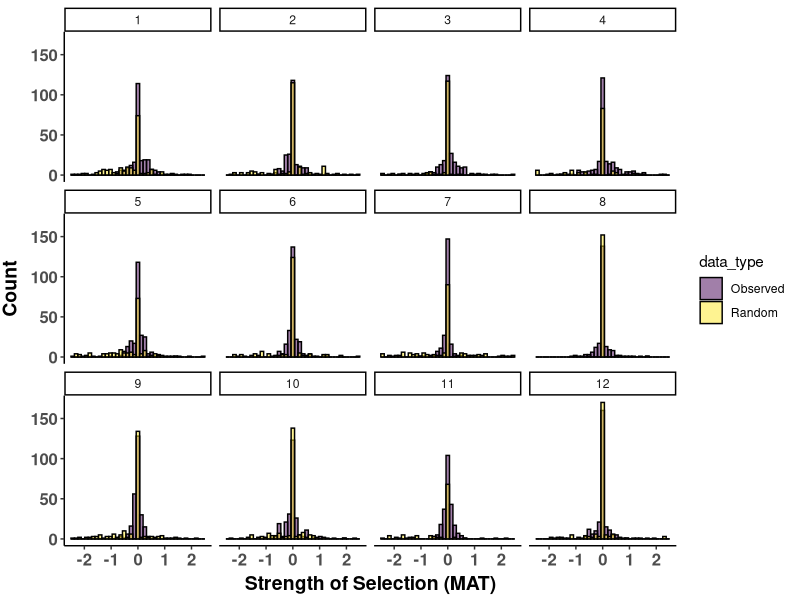
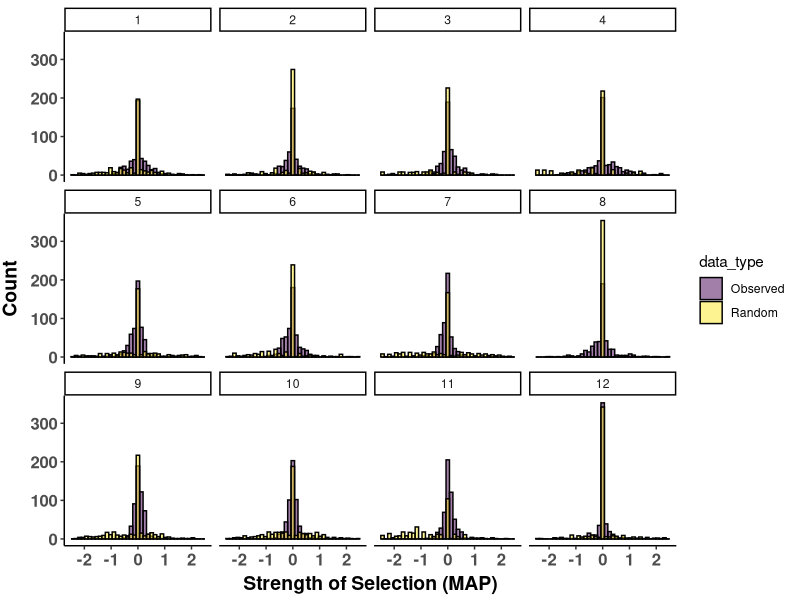
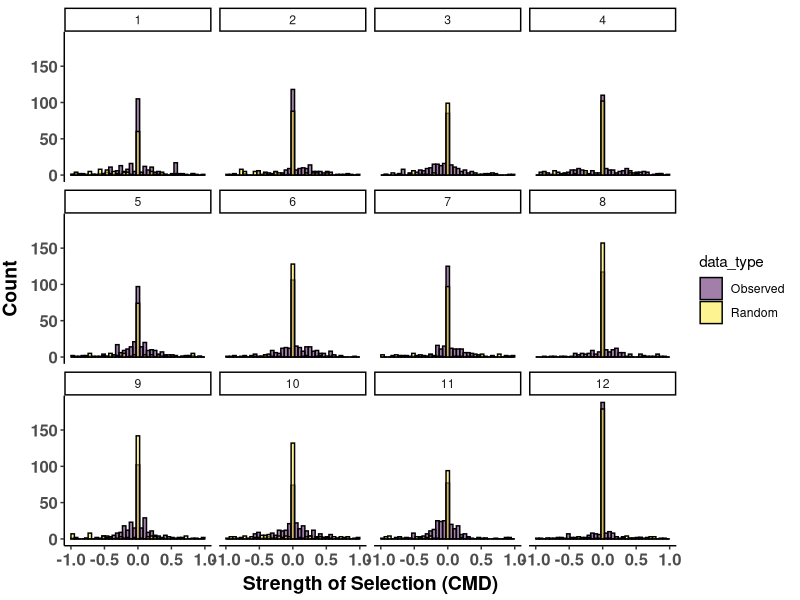
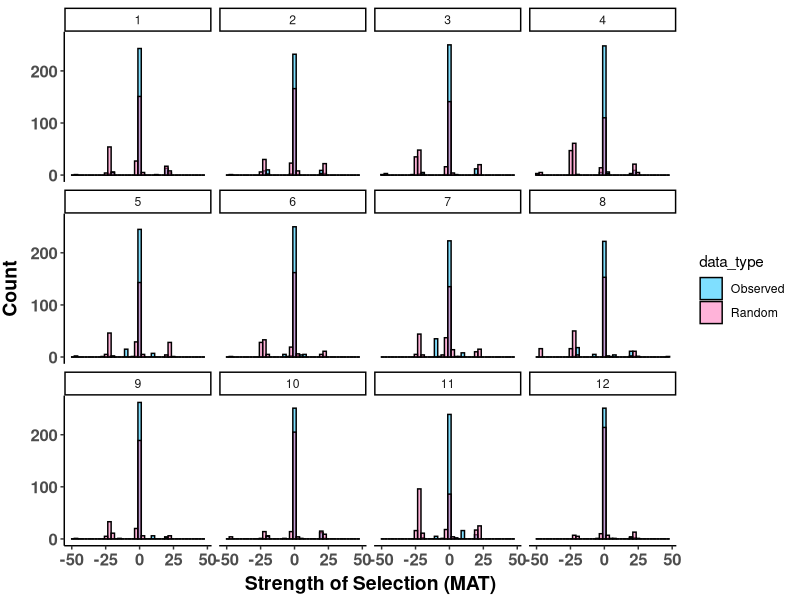
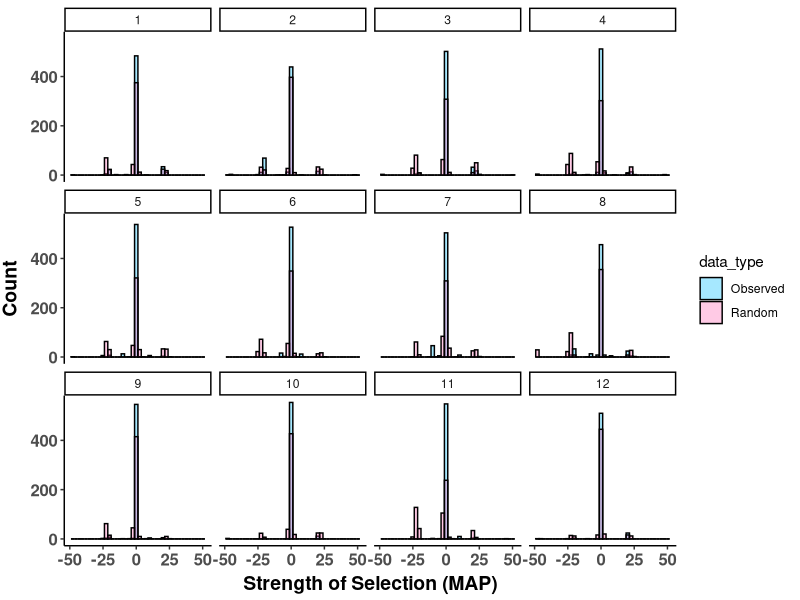
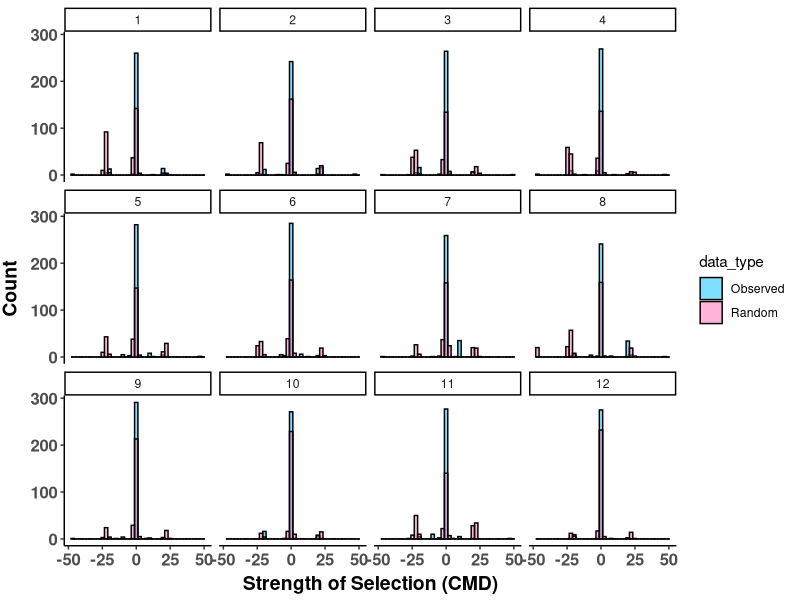
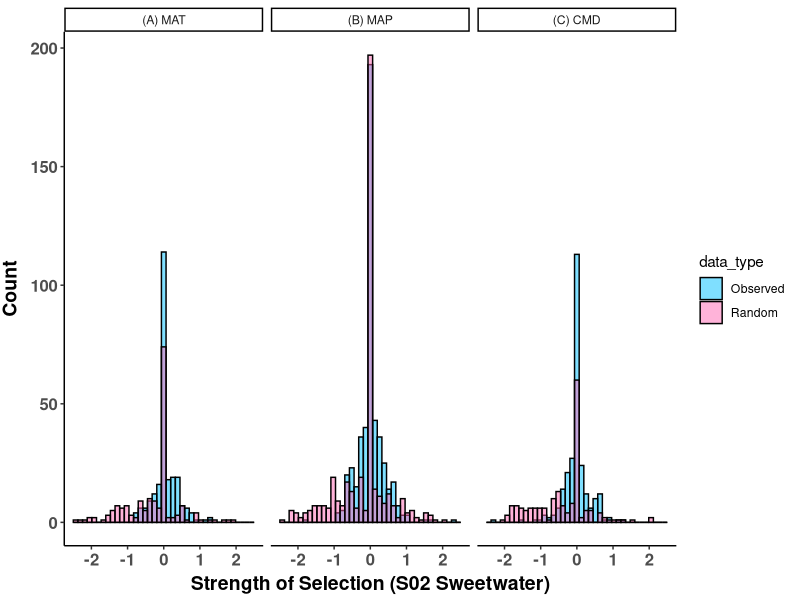
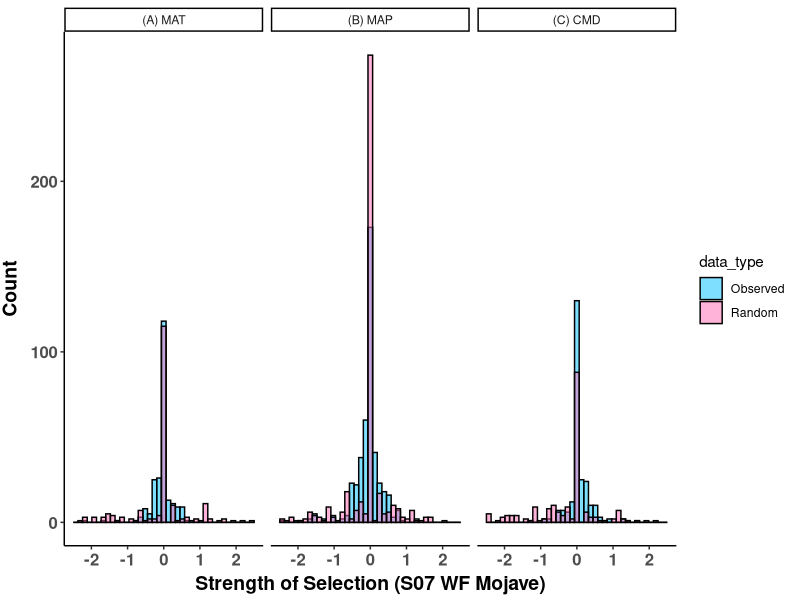

Write the R code that produced these figures, in order. (Note: this script raises an error after producing the figures.)
##################################################################################
## Make SNP slopes histograms
## Author Daniel Anstett
## 
## Currently done just for ENV 1,2 and 5 (MAT, MAP and CMD)
## Last Modified Nov 16, 2021
###################################################################################


###################################################################################
#Import libraries
library(tidyverse)

snp1A_slope <- read_csv("Genomics_scripts/Data/freq_MAT_slope.csv")
snp2A_slope <- read_csv("Genomics_scripts/Data/freq_MAP_slope.csv")
snp5A_slope <- read_csv("Genomics_scripts/Data/freq_CMD_slope.csv")

snp1A_rslope <- read_csv("Genomics_scripts/Data/rand_slope_mat.csv")
snp2A_rslope <- read_csv("Genomics_scripts/Data/rand_slope_map.csv")
snp5A_rslope <- read_csv("Genomics_scripts/Data/rand_slope_cmd.csv")

###################################################################################
#Add Dummy Variable for data type
snp1A_slope <- snp1A_slope %>% mutate(data_type="Observed")
snp2A_slope <- snp2A_slope %>% mutate(data_type="Observed")
snp5A_slope <- snp5A_slope %>% mutate(data_type="Observed")

snp1A_rslope <- snp1A_rslope %>% mutate(data_type="Random")
snp2A_rslope <- snp2A_rslope %>% mutate(data_type="Random")
snp5A_rslope <- snp5A_rslope %>% mutate(data_type="Random")

#Make combined datasets
snp1A_all <- rbind(snp1A_slope,snp1A_rslope)
snp2A_all <- rbind(snp2A_slope,snp2A_rslope)
snp5A_all <- rbind(snp5A_slope,snp5A_rslope)


###################################################################################
## All population trim 2 graphs
###################################################################################

#snp1A 
snp1A_hist <- ggplot(snp1A_all,aes(x=Slope,fill=data_type))+
  geom_histogram(position="identity",bins=40,color="black",alpha=0.5)+
  scale_fill_manual(values = c("Observed"="#440154FF","Random"="#FDE725FF"))+
  #scale_fill_manual(values = c("Observed"="deepskyblue","Random"="hotpink"))+
  scale_y_continuous(name="Count")+
  scale_x_continuous(name="Strength of Selection (MAT)",limits=c(-2.5,2.5))+
  theme_classic()
snp1A_hist <- snp1A_hist  + theme(
  axis.text.x = element_text(size=12, face="bold"),
  axis.text.y = element_text(size=12,face="bold"),
  axis.title.x = element_text(color="black", size=14, vjust = 0.5, face="bold"),
  axis.title.y = element_text(color="black", size=14,vjust = 2, face="bold",hjust=0.5))
snp1A_hist <- snp1A_hist + facet_wrap(.~Site)
snp1A_hist
ggsave("Graphs_overlap/trim_MAT_overlap.pdf",width=10, height = 7.5, units = "in")

#snp2A 
snp2A_hist <- ggplot(snp2A_all,aes(x=Slope,fill=data_type))+
  geom_histogram(position="identity",bins=40,color="black",alpha=0.5)+
  scale_fill_manual(values = c("Observed"="#440154FF","Random"="#FDE725FF"))+
  #scale_fill_manual(values = c("Observed"="deepskyblue","Random"="hotpink"))+
  scale_y_continuous(name="Count")+
  scale_x_continuous(name="Strength of Selection (MAP)",limits=c(-2.5,2.5))+
  theme_classic()
snp2A_hist <- snp2A_hist  + theme(
  axis.text.x = element_text(size=12, face="bold"),
  axis.text.y = element_text(size=12,face="bold"),
  axis.title.x = element_text(color="black", size=14, vjust = 0.5, face="bold"),
  axis.title.y = element_text(color="black", size=14,vjust = 2, face="bold",hjust=0.5))
snp2A_hist <- snp2A_hist + facet_wrap(.~Site)
snp2A_hist
ggsave("Graphs_overlap/trim_MAP_overlap.pdf",width=10, height = 7.5, units = "in")


#snp5A 
snp5A_hist <- ggplot(snp5A_all,aes(x=Slope,fill=data_type))+
  geom_histogram(position="identity",bins=40,color="black",alpha=0.5)+
  scale_fill_manual(values = c("Observed"="#440154FF","Random"="#FDE725FF"))+
  #scale_fill_manual(values = c("Observed"="deepskyblue","Random"="hotpink"))+
  scale_y_continuous(name="Count")+
  scale_x_continuous(name="Strength of Selection (CMD)",limits=c(-1,1))+
  theme_classic()
snp5A_hist <- snp5A_hist  + theme(
  axis.text.x = element_text(size=12, face="bold"),
  axis.text.y = element_text(size=12,face="bold"),
  axis.title.x = element_text(color="black", size=14, vjust = 0.5, face="bold"),
  axis.title.y = element_text(color="black", size=14,vjust = 2, face="bold",hjust=0.5))
snp5A_hist <- snp5A_hist + facet_wrap(.~Site)
snp5A_hist
ggsave("Graphs_overlap/trim_CMD_overlap.pdf",width=10, height = 7.5, units = "in")

###################################################################################
## All population full graphs
###################################################################################

#snp1A 
snp1A_hist <- ggplot(snp1A_all,aes(x=Slope,fill=data_type))+
  geom_histogram(position="identity",bins=40,color="black",alpha=0.5)+
  scale_fill_manual(values = c("Observed"="deepskyblue","Random"="hotpink"))+
  scale_y_continuous(name="Count")+
  scale_x_continuous(name="Strength of Selection (MAT)")+
  theme_classic()
snp1A_hist <- snp1A_hist  + theme(
  axis.text.x = element_text(size=12, face="bold"),
  axis.text.y = element_text(size=12,face="bold"),
  axis.title.x = element_text(color="black", size=14, vjust = 0.5, face="bold"),
  axis.title.y = element_text(color="black", size=14,vjust = 2, face="bold",hjust=0.5))
snp1A_hist <- snp1A_hist + facet_wrap(.~Site)
snp1A_hist
ggsave("Graphs_overlap/full_MAT_overlap.pdf",width=10, height = 7.5, units = "in")

#snp2A 
snp2A_hist <- ggplot(snp2A_all,aes(x=Slope,fill=data_type))+
  geom_histogram(position="identity",bins=40,color="black",alpha=0.35)+
  scale_fill_manual(values = c("Observed"="deepskyblue","Random"="hotpink"))+
  scale_y_continuous(name="Count")+
  scale_x_continuous(name="Strength of Selection (MAP)")+
  theme_classic()
snp2A_hist <- snp2A_hist  + theme(
  axis.text.x = element_text(size=12, face="bold"),
  axis.text.y = element_text(size=12,face="bold"),
  axis.title.x = element_text(color="black", size=14, vjust = 0.5, face="bold"),
  axis.title.y = element_text(color="black", size=14,vjust = 2, face="bold",hjust=0.5))
snp2A_hist <- snp2A_hist + facet_wrap(.~Site)
snp2A_hist
ggsave("Graphs_overlap/full_MAP_overlap.pdf",width=10, height = 7.5, units = "in")


#snp5A 
snp5A_hist <- ggplot(snp5A_all,aes(x=Slope,fill=data_type))+
  geom_histogram(position="identity",bins=40,color="black",alpha=0.5)+
  scale_fill_manual(values = c("Observed"="deepskyblue","Random"="hotpink"))+
  scale_y_continuous(name="Count")+
  scale_x_continuous(name="Strength of Selection (CMD)")+
  #,limits=c(-0.01,0.5))+
  theme_classic()
snp5A_hist <- snp5A_hist  + theme(
  axis.text.x = element_text(size=12, face="bold"),
  axis.text.y = element_text(size=12,face="bold"),
  axis.title.x = element_text(color="black", size=14, vjust = 0.5, face="bold"),
  axis.title.y = element_text(color="black", size=14,vjust = 2, face="bold",hjust=0.5))
snp5A_hist <- snp5A_hist + facet_wrap(.~Site)
snp5A_hist
ggsave("Graphs_overlap/full_CMD_overlap.pdf",width=10, height = 7.5, units = "in")



###################################################################################
## Per population trim 2 graphs
###################################################################################
#Pop 1
snp1A6 <- snp1A_all %>% filter(Site==1) %>% mutate(climate="(A) MAT")
snp2A6 <- snp2A_all %>% filter(Site==1) %>% mutate(climate="(B) MAP")
snp5A6 <- snp5A_all %>% filter(Site==1) %>% mutate(climate="(C) CMD")
snpA6_all <- rbind(snp1A6,snp2A6,snp5A6)

#graph
snp1A_hist <- ggplot(snpA6_all,aes(x=Slope,fill=data_type))+
  geom_histogram(position="identity",bins=40,color="black",alpha=0.5)+
  scale_fill_manual(values = c("Observed"="deepskyblue","Random"="hotpink"))+
  scale_y_continuous(name="Count")+
  scale_x_continuous(name="Strength of Selection (S02 Sweetwater)",limits = c(-2.5,2.5))+
  theme_classic()
snp1A_hist <- snp1A_hist  + theme(
  axis.text.x = element_text(size=12, face="bold"),
  axis.text.y = element_text(size=12,face="bold"),
  axis.title.x = element_text(color="black", size=14, vjust = 0.5, face="bold"),
  axis.title.y = element_text(color="black", size=14,vjust = 2, face="bold",hjust=0.5))
snp1A_hist <- snp1A_hist + facet_wrap(.~climate)
snp1A_hist
ggsave("Graphs_overlap/Single_trim/trim_pop1_overlap.pdf",width=10, height = 5, units = "in")

#Pop 2
snp1A6 <- snp1A_all %>% filter(Site==2) %>% mutate(climate="(A) MAT")
snp2A6 <- snp2A_all %>% filter(Site==2) %>% mutate(climate="(B) MAP")
snp5A6 <- snp5A_all %>% filter(Site==2) %>% mutate(climate="(C) CMD")
snpA6_all <- rbind(snp1A6,snp2A6,snp5A6)

#graph
snp1A_hist <- ggplot(snpA6_all,aes(x=Slope,fill=data_type))+
  geom_histogram(position="identity",bins=40,color="black",alpha=0.5)+
  scale_fill_manual(values = c("Observed"="deepskyblue","Random"="hotpink"))+
  scale_y_continuous(name="Count")+
  scale_x_continuous(name="Strength of Selection (S07 WF Mojave)",limits = c(-2.5,2.5))+
  theme_classic()
snp1A_hist <- snp1A_hist  + theme(
  axis.text.x = element_text(size=12, face="bold"),
  axis.text.y = element_text(size=12,face="bold"),
  axis.title.x = element_text(color="black", size=14, vjust = 0.5, face="bold"),
  axis.title.y = element_text(color="black", size=14,vjust = 2, face="bold",hjust=0.5))
snp1A_hist <- snp1A_hist + facet_wrap(.~climate)
snp1A_hist
ggsave("Graphs_overlap/Single_trim/trim_pop2_overlap.pdf",width=10, height = 5, units = "in")


#Pop 3
snp1A6 <- snp1A_all %>% filter(Site==3) %>% mutate(climate="(A) MAT")
snp2A6 <- snp2A_all %>% filter(Site==3) %>% mutate(climate="(B) MAP")
snp5A6 <- snp5A_all %>% filter(Site==3) %>% mutate(climate="(C) CMD")
snpA6_all <- rbind(snp1A6,snp2A6,snp5A6)

#graph
snp1A_hist <- ggplot(snpA6_all,aes(x=Slope,fill=data_type))+
  geom_histogram(position="identity",bins=40,color="black",alpha=0.5)+
  scale_fill_manual(values = c("Observed"="deepskyblue","Random"="hotpink"))+
  scale_y_continuous(name="Count")+
  scale_x_continuous(name="Strength of Selection (S10 NFMF Tule)",limits = c(-2.5,2.5))+
  theme_classic()
snp1A_hist <- snp1A_hist  + theme(
  axis.text.x = element_text(size=12, face="bold"),
  axis.text.y = element_text(size=12,face="bold"),
  axis.title.x = element_text(color="black", size=14, vjust = 0.5, face="bold"),
  axis.title.y = element_text(color="black", size=14,vjust = 2, face="bold",hjust=0.5))
snp1A_hist <- snp1A_hist + facet_wrap(.~climate)
snp1A_hist
ggsave("Graphs_overlap/Single_trim/trim_pop3_overlap.pdf",width=10, height = 5, units = "in")


#Pop 4
snp1A6 <- snp1A_all %>% filter(Site==4) %>% mutate(climate="(A) MAT")
snp2A6 <- snp2A_all %>% filter(Site==4) %>% mutate(climate="(B) MAP")
snp5A6 <- snp5A_all %>% filter(Site==4) %>% mutate(climate="(C) CMD")
snpA6_all <- rbind(snp1A6,snp2A6,snp5A6)

#graph
snp1A_hist <- ggplot(snpA6_all,aes(x=Slope,fill=data_type))+
  geom_histogram(position="identity",bins=40,color="black",alpha=0.5)+
  scale_fill_manual(values = c("Observed"="deepskyblue","Random"="hotpink"))+
  scale_y_continuous(name="Count")+
  scale_x_continuous(name="Strength of Selection (S08 Readwoods)",limits = c(-2.5,2.5))+
  theme_classic()
snp1A_hist <- snp1A_hist  + theme(
  axis.text.x = element_text(size=12, face="bold"),
  axis.text.y = element_text(size=12,face="bold"),
  axis.title.x = element_text(color="black", size=14, vjust = 0.5, face="bold"),
  axis.title.y = element_text(color="black", size=14,vjust = 2, face="bold",hjust=0.5))
snp1A_hist <- snp1A_hist + facet_wrap(.~climate)
snp1A_hist
ggsave("Graphs_overlap/Single_trim/trim_pop4_overlap.pdf",width=10, height = 5, units = "in")


#Pop 5
snp1A6 <- snp1A_all %>% filter(Site==5) %>% mutate(climate="(A) MAT")
snp2A6 <- snp2A_all %>% filter(Site==5) %>% mutate(climate="(B) MAP")
snp5A6 <- snp5A_all %>% filter(Site==5) %>% mutate(climate="(C) CMD")
snpA6_all <- rbind(snp1A6,snp2A6,snp5A6)

#graph
snp1A_hist <- ggplot(snpA6_all,aes(x=Slope,fill=data_type))+
  geom_histogram(position="identity",bins=40,color="black",alpha=0.5)+
  scale_fill_manual(values = c("Observed"="deepskyblue","Random"="hotpink"))+
  scale_y_continuous(name="Count")+
  scale_x_continuous(name="Strength of Selection (S32 Wawona)",limits = c(-2.5,2.5))+
  theme_classic()
snp1A_hist <- snp1A_hist  + theme(
  axis.text.x = element_text(size=12, face="bold"),
  axis.text.y = element_text(size=12,face="bold"),
  axis.title.x = element_text(color="black", size=14, vjust = 0.5, face="bold"),
  axis.title.y = element_text(color="black", size=14,vjust = 2, face="bold",hjust=0.5))
snp1A_hist <- snp1A_hist + facet_wrap(.~climate)
snp1A_hist
ggsave("Graphs_overlap/Single_trim/trim_pop5_overlap.pdf",width=10, height = 5, units = "in")

#Pop 6
snp1A6 <- snp1A_all %>% filter(Site==6) %>% mutate(climate="(A) MAT")
snp2A6 <- snp2A_all %>% filter(Site==6) %>% mutate(climate="(B) MAP")
snp5A6 <- snp5A_all %>% filter(Site==6) %>% mutate(climate="(C) CMD")
snpA6_all <- rbind(snp1A6,snp2A6,snp5A6)

#graph
snp1A_hist <- ggplot(snpA6_all,aes(x=Slope,fill=data_type))+
  geom_histogram(position="identity",bins=40,color="black",alpha=0.5)+
  scale_fill_manual(values = c("Observed"="deepskyblue","Random"="hotpink"))+
  scale_y_continuous(name="Count")+
  scale_x_continuous(name="Strength of Selection (S29 Oregon Creek)",limits = c(-2.5,2.5))+
  theme_classic()
snp1A_hist <- snp1A_hist  + theme(
  axis.text.x = element_text(size=12, face="bold"),
  axis.text.y = element_text(size=12,face="bold"),
  axis.title.x = element_text(color="black", size=14, vjust = 0.5, face="bold"),
  axis.title.y = element_text(color="black", size=14,vjust = 2, face="bold",hjust=0.5))
snp1A_hist <- snp1A_hist + facet_wrap(.~climate)
snp1A_hist
ggsave("Graphs_overlap/Single_trim/trim_pop6_overlap.pdf",width=10, height = 5, units = "in")

#Pop 7
snp1A6 <- snp1A_all %>% filter(Site==7) %>% mutate(climate="(A) MAT")
snp2A6 <- snp2A_all %>% filter(Site==7) %>% mutate(climate="(B) MAP")
snp5A6 <- snp5A_all %>% filter(Site==7) %>% mutate(climate="(C) CMD")
snpA6_all <- rbind(snp1A6,snp2A6,snp5A6)

#graph
snp1A_hist <- ggplot(snpA6_all,aes(x=Slope,fill=data_type))+
  geom_histogram(position="identity",bins=40,color="black",alpha=0.5)+
  scale_fill_manual(values = c("Observed"="deepskyblue","Random"="hotpink"))+
  scale_y_continuous(name="Count")+
  scale_x_continuous(name="Strength of Selection (S18 Little Jamison)",limits = c(-2.5,2.5))+
  theme_classic()
snp1A_hist <- snp1A_hist  + theme(
  axis.text.x = element_text(size=12, face="bold"),
  axis.text.y = element_text(size=12,face="bold"),
  axis.title.x = element_text(color="black", size=14, vjust = 0.5, face="bold"),
  axis.title.y = element_text(color="black", size=14,vjust = 2, face="bold",hjust=0.5))
snp1A_hist <- snp1A_hist + facet_wrap(.~climate)
snp1A_hist
ggsave("Graphs_overlap/Single_trim/trim_pop7_overlap.pdf",width=10, height = 5, units = "in")

#Pop 8
snp1A6 <- snp1A_all %>% filter(Site==8) %>% mutate(climate="(A) MAT")
snp2A6 <- snp2A_all %>% filter(Site==8) %>% mutate(climate="(B) MAP")
snp5A6 <- snp5A_all %>% filter(Site==8) %>% mutate(climate="(C) CMD")
snpA6_all <- rbind(snp1A6,snp2A6,snp5A6)

#graph
snp1A_hist <- ggplot(snpA6_all,aes(x=Slope,fill=data_type))+
  geom_histogram(position="identity",bins=40,color="black",alpha=0.5)+
  scale_fill_manual(values = c("Observed"="deepskyblue","Random"="hotpink"))+
  scale_y_continuous(name="Count")+
  scale_x_continuous(name="Strength of Selection (S17 Deep Creek)",limits = c(-2.5,2.5))+
  theme_classic()
snp1A_hist <- snp1A_hist  + theme(
  axis.text.x = element_text(size=12, face="bold"),
  axis.text.y = element_text(size=12,face="bold"),
  axis.title.x = element_text(color="black", size=14, vjust = 0.5, face="bold"),
  axis.title.y = element_text(color="black", size=14,vjust = 2, face="bold",hjust=0.5))
snp1A_hist <- snp1A_hist + facet_wrap(.~climate)
snp1A_hist
ggsave("Graphs_overlap/Single_trim/trim_pop8_overlap.pdf",width=10, height = 5, units = "in")

#Pop 9
snp1A6 <- snp1A_all %>% filter(Site==9) %>% mutate(climate="(A) MAT")
snp2A6 <- snp2A_all %>% filter(Site==9) %>% mutate(climate="(B) MAP")
snp5A6 <- snp5A_all %>% filter(Site==9) %>% mutate(climate="(C) CMD")
snpA6_all <- rbind(snp1A6,snp2A6,snp5A6)

#graph
snp1A_hist <- ggplot(snpA6_all,aes(x=Slope,fill=data_type))+
  geom_histogram(position="identity",bins=40,color="black",alpha=0.5)+
  scale_fill_manual(values = c("Observed"="deepskyblue","Random"="hotpink"))+
  scale_y_continuous(name="Count")+
  scale_x_continuous(name="Strength of Selection (S16 O'Neil Creek)",limits = c(-2.5,2.5))+
  theme_classic()
snp1A_hist <- snp1A_hist  + theme(
  axis.text.x = element_text(size=12, face="bold"),
  axis.text.y = element_text(size=12,face="bold"),
  axis.title.x = element_text(color="black", size=14, vjust = 0.5, face="bold"),
  axis.title.y = element_text(color="black", size=14,vjust = 2, face="bold",hjust=0.5))
snp1A_hist <- snp1A_hist + facet_wrap(.~climate)
snp1A_hist
ggsave("Graphs_overlap/Single_trim/trim_pop9_overlap.pdf",width=10, height = 5, units = "in")


#Pop 10
snp1A6 <- snp1A_all %>% filter(Site==10) %>% mutate(climate="(A) MAT")
snp2A6 <- snp2A_all %>% filter(Site==10) %>% mutate(climate="(B) MAP")
snp5A6 <- snp5A_all %>% filter(Site==10) %>% mutate(climate="(C) CMD")
snpA6_all <- rbind(snp1A6,snp2A6,snp5A6)

#graph
snp1A_hist <- ggplot(snpA6_all,aes(x=Slope,fill=data_type))+
  geom_histogram(position="identity",bins=40,color="black",alpha=0.5)+
  scale_fill_manual(values = c("Observed"="deepskyblue","Random"="hotpink"))+
  scale_y_continuous(name="Count")+
  scale_x_continuous(name="Strength of Selection (S36 Deer Creek)",limits = c(-2.5,2.5))+
  theme_classic()
snp1A_hist <- snp1A_hist  + theme(
  axis.text.x = element_text(size=12, face="bold"),
  axis.text.y = element_text(size=12,face="bold"),
  axis.title.x = element_text(color="black", size=14, vjust = 0.5, face="bold"),
  axis.title.y = element_text(color="black", size=14,vjust = 2, face="bold",hjust=0.5))
snp1A_hist <- snp1A_hist + facet_wrap(.~climate)
snp1A_hist
ggsave("Graphs_overlap/Single_trim/trim_pop10_overlap.pdf",width=10, height = 5, units = "in")


#Pop 11
snp1A6 <- snp1A_all %>% filter(Site==11) %>% mutate(climate="(A) MAT")
snp2A6 <- snp2A_all %>% filter(Site==11) %>% mutate(climate="(B) MAP")
snp5A6 <- snp5A_all %>% filter(Site==11) %>% mutate(climate="(C) CMD")
snpA6_all <- rbind(snp1A6,snp2A6,snp5A6)

#graph
snp1A_hist <- ggplot(snpA6_all,aes(x=Slope,fill=data_type))+
  geom_histogram(position="identity",bins=40,color="black",alpha=0.5)+
  scale_fill_manual(values = c("Observed"="deepskyblue","Random"="hotpink"))+
  scale_y_continuous(name="Count")+
  scale_x_continuous(name="Strength of Selection (S15 Rock Creek)",limits = c(-2.5,2.5))+
  theme_classic()
snp1A_hist <- snp1A_hist  + theme(
  axis.text.x = element_text(size=12, face="bold"),
  axis.text.y = element_text(size=12,face="bold"),
  axis.title.x = element_text(color="black", size=14, vjust = 0.5, face="bold"),
  axis.title.y = element_text(color="black", size=14,vjust = 2, face="bold",hjust=0.5))
snp1A_hist <- snp1A_hist + facet_wrap(.~climate)
snp1A_hist
ggsave("Graphs_overlap/Single_trim/trim_pop11_overlap.pdf",width=10, height = 5, units = "in")

#Pop 12
snp1A6 <- snp1A_all %>% filter(Site==12) %>% mutate(climate="(A) MAT")
snp2A6 <- snp2A_all %>% filter(Site==12) %>% mutate(climate="(B) MAP")
snp5A6 <- snp5A_all %>% filter(Site==12) %>% mutate(climate="(C) CMD")
snpA6_all <- rbind(snp1A6,snp2A6,snp5A6)

#graph
snp1A_hist <- ggplot(snpA6_all,aes(x=Slope,fill=data_type))+
  geom_histogram(position="identity",bins=40,color="black",alpha=0.5)+
  scale_fill_manual(values = c("Observed"="deepskyblue","Random"="hotpink"))+
  scale_y_continuous(name="Count")+
  scale_x_continuous(name="Strength of Selection (S11 Mill Creek)",limits = c(-2.5,2.5))+
  theme_classic()
snp1A_hist <- snp1A_hist  + theme(
  axis.text.x = element_text(size=12, face="bold"),
  axis.text.y = element_text(size=12,face="bold"),
  axis.title.x = element_text(color="black", size=14, vjust = 0.5, face="bold"),
  axis.title.y = element_text(color="black", size=14,vjust = 2, face="bold",hjust=0.5))
snp1A_hist <- snp1A_hist + facet_wrap(.~climate)
snp1A_hist
ggsave("Graphs_overlap/Single_trim/trim_pop12_overlap.pdf",width=10, height = 5, units = "in")



###################################################################################
## Per population trim 1 graphs
###################################################################################
#Pop 1
snp1A6 <- snp1A_all %>% filter(Site==1) %>% mutate(climate="(A) MAT")
snp2A6 <- snp2A_all %>% filter(Site==1) %>% mutate(climate="(B) MAP")
snp5A6 <- snp5A_all %>% filter(Site==1) %>% mutate(climate="(C) CMD")
snpA6_all <- rbind(snp1A6,snp2A6,snp5A6)

#graph
snp1A_hist <- ggplot(snpA6_all,aes(x=Slope,fill=data_type))+
  geom_histogram(position="identity",bins=40,color="black",alpha=0.5)+
  scale_fill_manual(values = c("Observed"="deepskyblue","Random"="hotpink"))+
  scale_y_continuous(name="Count")+
  scale_x_continuous(name="Strength of Selection (S02 Sweetwater)",limits = c(-1,1))+
  theme_classic()
snp1A_hist <- snp1A_hist  + theme(
  axis.text.x = element_text(size=12, face="bold"),
  axis.text.y = element_text(size=12,face="bold"),
  axis.title.x = element_text(color="black", size=14, vjust = 0.5, face="bold"),
  axis.title.y = element_text(color="black", size=14,vjust = 2, face="bold",hjust=0.5))
snp1A_hist <- snp1A_hist + facet_wrap(.~climate)
snp1A_hist
ggsave("Graphs_overlap/Single_trim1/trim1_pop1_overlap.pdf",width=10, height = 5, units = "in")

#Pop 2
snp1A6 <- snp1A_all %>% filter(Site==2) %>% mutate(climate="(A) MAT")
snp2A6 <- snp2A_all %>% filter(Site==2) %>% mutate(climate="(B) MAP")
snp5A6 <- snp5A_all %>% filter(Site==2) %>% mutate(climate="(C) CMD")
snpA6_all <- rbind(snp1A6,snp2A6,snp5A6)

#graph
snp1A_hist <- ggplot(snpA6_all,aes(x=Slope,fill=data_type))+
  geom_histogram(position="identity",bins=40,color="black",alpha=0.5)+
  scale_fill_manual(values = c("Observed"="deepskyblue","Random"="hotpink"))+
  scale_y_continuous(name="Count")+
  scale_x_continuous(name="Strength of Selection (S07 WF Mojave)",limits = c(-1,1))+
  theme_classic()
snp1A_hist <- snp1A_hist  + theme(
  axis.text.x = element_text(size=12, face="bold"),
  axis.text.y = element_text(size=12,face="bold"),
  axis.title.x = element_text(color="black", size=14, vjust = 0.5, face="bold"),
  axis.title.y = element_text(color="black", size=14,vjust = 2, face="bold",hjust=0.5))
snp1A_hist <- snp1A_hist + facet_wrap(.~climate)
snp1A_hist
ggsave("Graphs_overlap/Single_trim1/trim1_pop2_overlap.pdf",width=10, height = 5, units = "in")


#Pop 3
snp1A6 <- snp1A_all %>% filter(Site==3) %>% mutate(climate="(A) MAT")
snp2A6 <- snp2A_all %>% filter(Site==3) %>% mutate(climate="(B) MAP")
snp5A6 <- snp5A_all %>% filter(Site==3) %>% mutate(climate="(C) CMD")
snpA6_all <- rbind(snp1A6,snp2A6,snp5A6)

#graph
snp1A_hist <- ggplot(snpA6_all,aes(x=Slope,fill=data_type))+
  geom_histogram(position="identity",bins=40,color="black",alpha=0.5)+
  scale_fill_manual(values = c("Observed"="deepskyblue","Random"="hotpink"))+
  scale_y_continuous(name="Count")+
  scale_x_continuous(name="Strength of Selection (S10 NFMF Tule)",limits = c(-1,1))+
  theme_classic()
snp1A_hist <- snp1A_hist  + theme(
  axis.text.x = element_text(size=12, face="bold"),
  axis.text.y = element_text(size=12,face="bold"),
  axis.title.x = element_text(color="black", size=14, vjust = 0.5, face="bold"),
  axis.title.y = element_text(color="black", size=14,vjust = 2, face="bold",hjust=0.5))
snp1A_hist <- snp1A_hist + facet_wrap(.~climate)
snp1A_hist
ggsave("Graphs_overlap/Single_trim1/trim1_pop3_overlap.pdf",width=10, height = 5, units = "in")


#Pop 4
snp1A6 <- snp1A_all %>% filter(Site==4) %>% mutate(climate="(A) MAT")
snp2A6 <- snp2A_all %>% filter(Site==4) %>% mutate(climate="(B) MAP")
snp5A6 <- snp5A_all %>% filter(Site==4) %>% mutate(climate="(C) CMD")
snpA6_all <- rbind(snp1A6,snp2A6,snp5A6)

#graph
snp1A_hist <- ggplot(snpA6_all,aes(x=Slope,fill=data_type))+
  geom_histogram(position="identity",bins=40,color="black",alpha=0.5)+
  scale_fill_manual(values = c("Observed"="deepskyblue","Random"="hotpink"))+
  scale_y_continuous(name="Count")+
  scale_x_continuous(name="Strength of Selection (S08 Readwoods)",limits = c(-1,1))+
  theme_classic()
snp1A_hist <- snp1A_hist  + theme(
  axis.text.x = element_text(size=12, face="bold"),
  axis.text.y = element_text(size=12,face="bold"),
  axis.title.x = element_text(color="black", size=14, vjust = 0.5, face="bold"),
  axis.title.y = element_text(color="black", size=14,vjust = 2, face="bold",hjust=0.5))
snp1A_hist <- snp1A_hist + facet_wrap(.~climate)
snp1A_hist
ggsave("Graphs_overlap/Single_trim1/trim1_pop4_overlap.pdf",width=10, height = 5, units = "in")


#Pop 5
snp1A6 <- snp1A_all %>% filter(Site==5) %>% mutate(climate="(A) MAT")
snp2A6 <- snp2A_all %>% filter(Site==5) %>% mutate(climate="(B) MAP")
snp5A6 <- snp5A_all %>% filter(Site==5) %>% mutate(climate="(C) CMD")
snpA6_all <- rbind(snp1A6,snp2A6,snp5A6)

#graph
snp1A_hist <- ggplot(snpA6_all,aes(x=Slope,fill=data_type))+
  geom_histogram(position="identity",bins=40,color="black",alpha=0.5)+
  scale_fill_manual(values = c("Observed"="deepskyblue","Random"="hotpink"))+
  scale_y_continuous(name="Count")+
  scale_x_continuous(name="Strength of Selection (S32 Wawona)",limits = c(-1,1))+
  theme_classic()
snp1A_hist <- snp1A_hist  + theme(
  axis.text.x = element_text(size=12, face="bold"),
  axis.text.y = element_text(size=12,face="bold"),
  axis.title.x = element_text(color="black", size=14, vjust = 0.5, face="bold"),
  axis.title.y = element_text(color="black", size=14,vjust = 2, face="bold",hjust=0.5))
snp1A_hist <- snp1A_hist + facet_wrap(.~climate)
snp1A_hist
ggsave("Graphs_overlap/Single_trim1/trim1_pop5_overlap.pdf",width=10, height = 5, units = "in")

#Pop 6
snp1A6 <- snp1A_all %>% filter(Site==6) %>% mutate(climate="(A) MAT")
snp2A6 <- snp2A_all %>% filter(Site==6) %>% mutate(climate="(B) MAP")
snp5A6 <- snp5A_all %>% filter(Site==6) %>% mutate(climate="(C) CMD")
snpA6_all <- rbind(snp1A6,snp2A6,snp5A6)

#graph
snp1A_hist <- ggplot(snpA6_all,aes(x=Slope,fill=data_type))+
  geom_histogram(position="identity",bins=40,color="black",alpha=0.7)+
  scale_fill_manual(values = c("Observed"="#440154FF","Random"="#FDE725FF"))+
  scale_y_continuous(name="Count")+
  scale_x_continuous(name="Strength of Selection (S29 Oregon Creek)",limits = c(-1,1))+
  theme_classic()
snp1A_hist <- snp1A_hist  + theme(
  axis.text.x = element_text(size=12, face="bold"),
  axis.text.y = element_text(size=12,face="bold"),
  axis.title.x = element_text(color="black", size=14, vjust = 0.5, face="bold"),
  axis.title.y = element_text(color="black", size=14,vjust = 2, face="bold",hjust=0.5))
snp1A_hist <- snp1A_hist + facet_wrap(.~climate)
snp1A_hist
ggsave("Graphs_overlap/Single_trim1/trim1_pop6_overlap.pdf",width=10, height = 5, units = "in")

#Pop 7
snp1A6 <- snp1A_all %>% filter(Site==7) %>% mutate(climate="(A) MAT")
snp2A6 <- snp2A_all %>% filter(Site==7) %>% mutate(climate="(B) MAP")
snp5A6 <- snp5A_all %>% filter(Site==7) %>% mutate(climate="(C) CMD")
snpA6_all <- rbind(snp1A6,snp2A6,snp5A6)

#graph
snp1A_hist <- ggplot(snpA6_all,aes(x=Slope,fill=data_type))+
  geom_histogram(position="identity",bins=40,color="black",alpha=0.5)+
  scale_fill_manual(values = c("Observed"="deepskyblue","Random"="hotpink"))+
  scale_y_continuous(name="Count")+
  scale_x_continuous(name="Strength of Selection (Little Jamison S18)",limits = c(-1,1))+
  theme_classic()
snp1A_hist <- snp1A_hist  + theme(
  axis.text.x = element_text(size=12, face="bold"),
  axis.text.y = element_text(size=12,face="bold"),
  axis.title.x = element_text(color="black", size=14, vjust = 0.5, face="bold"),
  axis.title.y = element_text(color="black", size=14,vjust = 2, face="bold",hjust=0.5))
snp1A_hist <- snp1A_hist + facet_wrap(.~climate)
snp1A_hist
ggsave("Graphs_overlap/Single_trim1/trim1_pop7_overlap.pdf",width=10, height = 5, units = "in")

#Pop 8
snp1A6 <- snp1A_all %>% filter(Site==8) %>% mutate(climate="(A) MAT")
snp2A6 <- snp2A_all %>% filter(Site==8) %>% mutate(climate="(B) MAP")
snp5A6 <- snp5A_all %>% filter(Site==8) %>% mutate(climate="(C) CMD")
snpA6_all <- rbind(snp1A6,snp2A6,snp5A6)

#graph
snp1A_hist <- ggplot(snpA6_all,aes(x=Slope,fill=data_type))+
  geom_histogram(position="identity",bins=40,color="black",alpha=0.5)+
  scale_fill_manual(values = c("Observed"="deepskyblue","Random"="hotpink"))+
  scale_y_continuous(name="Count")+
  scale_x_continuous(name="Strength of Selection (S17 Deep Creek)",limits = c(-1,1))+
  theme_classic()
snp1A_hist <- snp1A_hist  + theme(
  axis.text.x = element_text(size=12, face="bold"),
  axis.text.y = element_text(size=12,face="bold"),
  axis.title.x = element_text(color="black", size=14, vjust = 0.5, face="bold"),
  axis.title.y = element_text(color="black", size=14,vjust = 2, face="bold",hjust=0.5))
snp1A_hist <- snp1A_hist + facet_wrap(.~climate)
snp1A_hist
ggsave("Graphs_overlap/Single_trim1/trim1_pop8_overlap.pdf",width=10, height = 5, units = "in")

#Pop 9
snp1A6 <- snp1A_all %>% filter(Site==9) %>% mutate(climate="(A) MAT")
snp2A6 <- snp2A_all %>% filter(Site==9) %>% mutate(climate="(B) MAP")
snp5A6 <- snp5A_all %>% filter(Site==9) %>% mutate(climate="(C) CMD")
snpA6_all <- rbind(snp1A6,snp2A6,snp5A6)

#graph
snp1A_hist <- ggplot(snpA6_all,aes(x=Slope,fill=data_type))+
  geom_histogram(position="identity",bins=40,color="black",alpha=0.5)+
  scale_fill_manual(values = c("Observed"="deepskyblue","Random"="hotpink"))+
  scale_y_continuous(name="Count")+
  scale_x_continuous(name="Strength of Selection (S16 O'Neil Creek)",limits = c(-1,1))+
  theme_classic()
snp1A_hist <- snp1A_hist  + theme(
  axis.text.x = element_text(size=12, face="bold"),
  axis.text.y = element_text(size=12,face="bold"),
  axis.title.x = element_text(color="black", size=14, vjust = 0.5, face="bold"),
  axis.title.y = element_text(color="black", size=14,vjust = 2, face="bold",hjust=0.5))
snp1A_hist <- snp1A_hist + facet_wrap(.~climate)
snp1A_hist
ggsave("Graphs_overlap/Single_trim1/trim1_pop9_overlap.pdf",width=10, height = 5, units = "in")


#Pop 10
snp1A6 <- snp1A_all %>% filter(Site==10) %>% mutate(climate="(A) MAT")
snp2A6 <- snp2A_all %>% filter(Site==10) %>% mutate(climate="(B) MAP")
snp5A6 <- snp5A_all %>% filter(Site==10) %>% mutate(climate="(C) CMD")
snpA6_all <- rbind(snp1A6,snp2A6,snp5A6)

#graph
snp1A_hist <- ggplot(snpA6_all,aes(x=Slope,fill=data_type))+
  geom_histogram(position="identity",bins=40,color="black",alpha=0.5)+
  scale_fill_manual(values = c("Observed"="deepskyblue","Random"="hotpink"))+
  scale_y_continuous(name="Count")+
  scale_x_continuous(name="Strength of Selection (S36 Deer Creek)",limits = c(-1,1))+
  theme_classic()
snp1A_hist <- snp1A_hist  + theme(
  axis.text.x = element_text(size=12, face="bold"),
  axis.text.y = element_text(size=12,face="bold"),
  axis.title.x = element_text(color="black", size=14, vjust = 0.5, face="bold"),
  axis.title.y = element_text(color="black", size=14,vjust = 2, face="bold",hjust=0.5))
snp1A_hist <- snp1A_hist + facet_wrap(.~climate)
snp1A_hist
ggsave("Graphs_overlap/Single_trim1/trim1_pop10_overlap.pdf",width=10, height = 5, units = "in")


#Pop 11
snp1A6 <- snp1A_all %>% filter(Site==11) %>% mutate(climate="(A) MAT")
snp2A6 <- snp2A_all %>% filter(Site==11) %>% mutate(climate="(B) MAP")
snp5A6 <- snp5A_all %>% filter(Site==11) %>% mutate(climate="(C) CMD")
snpA6_all <- rbind(snp1A6,snp2A6,snp5A6)

#graph
snp1A_hist <- ggplot(snpA6_all,aes(x=Slope,fill=data_type))+
  geom_histogram(position="identity",bins=40,color="black",alpha=0.5)+
  scale_fill_manual(values = c("Observed"="deepskyblue","Random"="hotpink"))+
  scale_y_continuous(name="Count")+
  scale_x_continuous(name="Strength of Selection (S15 Rock Creek)",limits = c(-1,1))+
  theme_classic()
snp1A_hist <- snp1A_hist  + theme(
  axis.text.x = element_text(size=12, face="bold"),
  axis.text.y = element_text(size=12,face="bold"),
  axis.title.x = element_text(color="black", size=14, vjust = 0.5, face="bold"),
  axis.title.y = element_text(color="black", size=14,vjust = 2, face="bold",hjust=0.5))
snp1A_hist <- snp1A_hist + facet_wrap(.~climate)
snp1A_hist
ggsave("Graphs_overlap/Single_trim1/trim1_pop11_overlap.pdf",width=10, height = 5, units = "in")

#Pop 12
snp1A6 <- snp1A_all %>% filter(Site==12) %>% mutate(climate="(A) MAT")
snp2A6 <- snp2A_all %>% filter(Site==12) %>% mutate(climate="(B) MAP")
snp5A6 <- snp5A_all %>% filter(Site==12) %>% mutate(climate="(C) CMD")
snpA6_all <- rbind(snp1A6,snp2A6,snp5A6)

#graph
snp1A_hist <- ggplot(snpA6_all,aes(x=Slope,fill=data_type))+
  geom_histogram(position="identity",bins=40,color="black",alpha=0.5)+
  scale_fill_manual(values = c("Observed"="deepskyblue","Random"="hotpink"))+
  scale_y_continuous(name="Count")+
  scale_x_continuous(name="Strength of Selection (S11 Mill Creek)",limits = c(-1,1))+
  theme_classic()
snp1A_hist <- snp1A_hist  + theme(
  axis.text.x = element_text(size=12, face="bold"),
  axis.text.y = element_text(size=12,face="bold"),
  axis.title.x = element_text(color="black", size=14, vjust = 0.5, face="bold"),
  axis.title.y = element_text(color="black", size=14,vjust = 2, face="bold",hjust=0.5))
snp1A_hist <- snp1A_hist + facet_wrap(.~climate)
snp1A_hist
ggsave("Graphs_overlap/Single_trim1/trim1_pop12_overlap.pdf",width=10, height = 5, units = "in")




###################################################################################
## Per population full graphs
###################################################################################

#Pop 1
snp1A6 <- snp1A_all %>% filter(Site==1) %>% mutate(climate="(A) MAT")
snp2A6 <- snp2A_all %>% filter(Site==1) %>% mutate(climate="(B) MAP")
snp5A6 <- snp5A_all %>% filter(Site==1) %>% mutate(climate="(C) CMD")
snpA6_all <- rbind(snp1A6,snp2A6,snp5A6)

#graph
snp1A_hist <- ggplot(snpA6_all,aes(x=Slope,fill=data_type))+
  geom_histogram(position="identity",bins=40,color="black",alpha=0.5)+
  scale_fill_manual(values = c("Observed"="deepskyblue","Random"="hotpink"))+
  scale_y_continuous(name="Count")+
  scale_x_continuous(name="Strength of Selection")+
                     #,limits = c(-0.01,0.2))+
  theme_classic()
snp1A_hist <- snp1A_hist  + theme(
  axis.text.x = element_text(size=12, face="bold"),
  axis.text.y = element_text(size=12,face="bold"),
  axis.title.x = element_text(color="black", size=14, vjust = 0.5, face="bold"),
  axis.title.y = element_text(color="black", size=14,vjust = 2, face="bold",hjust=0.5))
snp1A_hist <- snp1A_hist + facet_wrap(.~climate)
snp1A_hist
ggsave("Graphs_overlap/Single/pop1_overlap.pdf",width=10, height = 5, units = "in")

#Pop 2
snp1A6 <- snp1A_all %>% filter(Site==2) %>% mutate(climate="(A) MAT")
snp2A6 <- snp2A_all %>% filter(Site==2) %>% mutate(climate="(B) MAP")
snp5A6 <- snp5A_all %>% filter(Site==2) %>% mutate(climate="(C) CMD")
snpA6_all <- rbind(snp1A6,snp2A6,snp5A6)

#graph
snp1A_hist <- ggplot(snpA6_all,aes(x=Slope,fill=data_type))+
  geom_histogram(position="identity",bins=40,color="black",alpha=0.5)+
  scale_fill_manual(values = c("Observed"="deepskyblue","Random"="hotpink"))+
  scale_y_continuous(name="Count")+
  scale_x_continuous(name="Strength of Selection")+
  #,limits = c(-0.01,0.2))+
  theme_classic()
snp1A_hist <- snp1A_hist  + theme(
  axis.text.x = element_text(size=12, face="bold"),
  axis.text.y = element_text(size=12,face="bold"),
  axis.title.x = element_text(color="black", size=14, vjust = 0.5, face="bold"),
  axis.title.y = element_text(color="black", size=14,vjust = 2, face="bold",hjust=0.5))
snp1A_hist <- snp1A_hist + facet_wrap(.~climate)
snp1A_hist
ggsave("Graphs_overlap/Single/pop2_overlap.pdf",width=10, height = 5, units = "in")


#Pop 3
snp1A6 <- snp1A_all %>% filter(Site==3) %>% mutate(climate="(A) MAT")
snp2A6 <- snp2A_all %>% filter(Site==3) %>% mutate(climate="(B) MAP")
snp5A6 <- snp5A_all %>% filter(Site==3) %>% mutate(climate="(C) CMD")
snpA6_all <- rbind(snp1A6,snp2A6,snp5A6)

#graph
snp1A_hist <- ggplot(snpA6_all,aes(x=Slope,fill=data_type))+
  geom_histogram(position="identity",bins=40,color="black",alpha=0.5)+
  scale_fill_manual(values = c("Observed"="deepskyblue","Random"="hotpink"))+
  scale_y_continuous(name="Count")+
  scale_x_continuous(name="Strength of Selection")+
  #,limits = c(-0.01,0.2))+
  theme_classic()
snp1A_hist <- snp1A_hist  + theme(
  axis.text.x = element_text(size=12, face="bold"),
  axis.text.y = element_text(size=12,face="bold"),
  axis.title.x = element_text(color="black", size=14, vjust = 0.5, face="bold"),
  axis.title.y = element_text(color="black", size=14,vjust = 2, face="bold",hjust=0.5))
snp1A_hist <- snp1A_hist + facet_wrap(.~climate)
snp1A_hist
ggsave("Graphs_overlap/Single/pop3_overlap.pdf",width=10, height = 5, units = "in")


#Pop 4
snp1A6 <- snp1A_all %>% filter(Site==4) %>% mutate(climate="(A) MAT")
snp2A6 <- snp2A_all %>% filter(Site==4) %>% mutate(climate="(B) MAP")
snp5A6 <- snp5A_all %>% filter(Site==4) %>% mutate(climate="(C) CMD")
snpA6_all <- rbind(snp1A6,snp2A6,snp5A6)

#graph
snp1A_hist <- ggplot(snpA6_all,aes(x=Slope,fill=data_type))+
  geom_histogram(position="identity",bins=40,color="black",alpha=0.5)+
  scale_fill_manual(values = c("Observed"="deepskyblue","Random"="hotpink"))+
  scale_y_continuous(name="Count")+
  scale_x_continuous(name="Strength of Selection")+
  #,limits = c(-0.01,0.2))+
  theme_classic()
snp1A_hist <- snp1A_hist  + theme(
  axis.text.x = element_text(size=12, face="bold"),
  axis.text.y = element_text(size=12,face="bold"),
  axis.title.x = element_text(color="black", size=14, vjust = 0.5, face="bold"),
  axis.title.y = element_text(color="black", size=14,vjust = 2, face="bold",hjust=0.5))
snp1A_hist <- snp1A_hist + facet_wrap(.~climate)
snp1A_hist
ggsave("Graphs_overlap/Single/pop4_overlap.pdf",width=10, height = 5, units = "in")


#Pop 5
snp1A6 <- snp1A_all %>% filter(Site==5) %>% mutate(climate="(A) MAT")
snp2A6 <- snp2A_all %>% filter(Site==5) %>% mutate(climate="(B) MAP")
snp5A6 <- snp5A_all %>% filter(Site==5) %>% mutate(climate="(C) CMD")
snpA6_all <- rbind(snp1A6,snp2A6,snp5A6)

#graph
snp1A_hist <- ggplot(snpA6_all,aes(x=Slope,fill=data_type))+
  geom_histogram(position="identity",bins=40,color="black",alpha=0.5)+
  scale_fill_manual(values = c("Observed"="deepskyblue","Random"="hotpink"))+
  scale_y_continuous(name="Count")+
  scale_x_continuous(name="Strength of Selection")+
  #,limits = c(-0.01,0.2))+
  theme_classic()
snp1A_hist <- snp1A_hist  + theme(
  axis.text.x = element_text(size=12, face="bold"),
  axis.text.y = element_text(size=12,face="bold"),
  axis.title.x = element_text(color="black", size=14, vjust = 0.5, face="bold"),
  axis.title.y = element_text(color="black", size=14,vjust = 2, face="bold",hjust=0.5))
snp1A_hist <- snp1A_hist + facet_wrap(.~climate)
snp1A_hist
ggsave("Graphs_overlap/Single/pop5_overlap.pdf",width=10, height = 5, units = "in")

#Pop 6
snp1A6 <- snp1A_all %>% filter(Site==6) %>% mutate(climate="(A) MAT")
snp2A6 <- snp2A_all %>% filter(Site==6) %>% mutate(climate="(B) MAP")
snp5A6 <- snp5A_all %>% filter(Site==6) %>% mutate(climate="(C) CMD")
snpA6_all <- rbind(snp1A6,snp2A6,snp5A6)

#graph
snp1A_hist <- ggplot(snpA6_all,aes(x=Slope,fill=data_type))+
  geom_histogram(position="identity",bins=40,color="black",alpha=0.5)+
  scale_fill_manual(values = c("Observed"="deepskyblue","Random"="hotpink"))+
  scale_y_continuous(name="Count")+
  scale_x_continuous(name="Strength of Selection")+
  #,limits = c(-0.01,0.2))+
  theme_classic()
snp1A_hist <- snp1A_hist  + theme(
  axis.text.x = element_text(size=12, face="bold"),
  axis.text.y = element_text(size=12,face="bold"),
  axis.title.x = element_text(color="black", size=14, vjust = 0.5, face="bold"),
  axis.title.y = element_text(color="black", size=14,vjust = 2, face="bold",hjust=0.5))
snp1A_hist <- snp1A_hist + facet_wrap(.~climate)
snp1A_hist
ggsave("Graphs_overlap/Single/pop6_overlap.pdf",width=10, height = 5, units = "in")

#Pop 7
snp1A6 <- snp1A_all %>% filter(Site==7) %>% mutate(climate="(A) MAT")
snp2A6 <- snp2A_all %>% filter(Site==7) %>% mutate(climate="(B) MAP")
snp5A6 <- snp5A_all %>% filter(Site==7) %>% mutate(climate="(C) CMD")
snpA6_all <- rbind(snp1A6,snp2A6,snp5A6)

#graph
snp1A_hist <- ggplot(snpA6_all,aes(x=Slope,fill=data_type))+
  geom_histogram(position="identity",bins=40,color="black",alpha=0.5)+
  scale_fill_manual(values = c("Observed"="deepskyblue","Random"="hotpink"))+
  scale_y_continuous(name="Count")+
  scale_x_continuous(name="Strength of Selection")+
  #,limits = c(-0.01,0.2))+
  theme_classic()
snp1A_hist <- snp1A_hist  + theme(
  axis.text.x = element_text(size=12, face="bold"),
  axis.text.y = element_text(size=12,face="bold"),
  axis.title.x = element_text(color="black", size=14, vjust = 0.5, face="bold"),
  axis.title.y = element_text(color="black", size=14,vjust = 2, face="bold",hjust=0.5))
snp1A_hist <- snp1A_hist + facet_wrap(.~climate)
snp1A_hist
ggsave("Graphs_overlap/Single/pop7_overlap.pdf",width=10, height = 5, units = "in")

#Pop 8
snp1A6 <- snp1A_all %>% filter(Site==8) %>% mutate(climate="(A) MAT")
snp2A6 <- snp2A_all %>% filter(Site==8) %>% mutate(climate="(B) MAP")
snp5A6 <- snp5A_all %>% filter(Site==8) %>% mutate(climate="(C) CMD")
snpA6_all <- rbind(snp1A6,snp2A6,snp5A6)

#graph
snp1A_hist <- ggplot(snpA6_all,aes(x=Slope,fill=data_type))+
  geom_histogram(position="identity",bins=40,color="black",alpha=0.5)+
  scale_fill_manual(values = c("Observed"="deepskyblue","Random"="hotpink"))+
  scale_y_continuous(name="Count")+
  scale_x_continuous(name="Strength of Selection")+
  #,limits = c(-0.01,0.2))+
  theme_classic()
snp1A_hist <- snp1A_hist  + theme(
  axis.text.x = element_text(size=12, face="bold"),
  axis.text.y = element_text(size=12,face="bold"),
  axis.title.x = element_text(color="black", size=14, vjust = 0.5, face="bold"),
  axis.title.y = element_text(color="black", size=14,vjust = 2, face="bold",hjust=0.5))
snp1A_hist <- snp1A_hist + facet_wrap(.~climate)
snp1A_hist
ggsave("Graphs_overlap/Single/pop8_overlap.pdf",width=10, height = 5, units = "in")

#Pop 9
snp1A6 <- snp1A_all %>% filter(Site==9) %>% mutate(climate="(A) MAT")
snp2A6 <- snp2A_all %>% filter(Site==9) %>% mutate(climate="(B) MAP")
snp5A6 <- snp5A_all %>% filter(Site==9) %>% mutate(climate="(C) CMD")
snpA6_all <- rbind(snp1A6,snp2A6,snp5A6)

#graph
snp1A_hist <- ggplot(snpA6_all,aes(x=Slope,fill=data_type))+
  geom_histogram(position="identity",bins=40,color="black",alpha=0.5)+
  scale_fill_manual(values = c("Observed"="deepskyblue","Random"="hotpink"))+
  scale_y_continuous(name="Count")+
  scale_x_continuous(name="Strength of Selection")+
  #,limits = c(-0.01,0.2))+
  theme_classic()
snp1A_hist <- snp1A_hist  + theme(
  axis.text.x = element_text(size=12, face="bold"),
  axis.text.y = element_text(size=12,face="bold"),
  axis.title.x = element_text(color="black", size=14, vjust = 0.5, face="bold"),
  axis.title.y = element_text(color="black", size=14,vjust = 2, face="bold",hjust=0.5))
snp1A_hist <- snp1A_hist + facet_wrap(.~climate)
snp1A_hist
ggsave("Graphs_overlap/Single/pop9_overlap.pdf",width=10, height = 5, units = "in")


#Pop 10
snp1A6 <- snp1A_all %>% filter(Site==10) %>% mutate(climate="(A) MAT")
snp2A6 <- snp2A_all %>% filter(Site==10) %>% mutate(climate="(B) MAP")
snp5A6 <- snp5A_all %>% filter(Site==10) %>% mutate(climate="(C) CMD")
snpA6_all <- rbind(snp1A6,snp2A6,snp5A6)

#graph
snp1A_hist <- ggplot(snpA6_all,aes(x=Slope,fill=data_type))+
  geom_histogram(position="identity",bins=40,color="black",alpha=0.5)+
  scale_fill_manual(values = c("Observed"="deepskyblue","Random"="hotpink"))+
  scale_y_continuous(name="Count")+
  scale_x_continuous(name="Strength of Selection")+
  #,limits = c(-0.01,0.2))+
  theme_classic()
snp1A_hist <- snp1A_hist  + theme(
  axis.text.x = element_text(size=12, face="bold"),
  axis.text.y = element_text(size=12,face="bold"),
  axis.title.x = element_text(color="black", size=14, vjust = 0.5, face="bold"),
  axis.title.y = element_text(color="black", size=14,vjust = 2, face="bold",hjust=0.5))
snp1A_hist <- snp1A_hist + facet_wrap(.~climate)
snp1A_hist
ggsave("Graphs_overlap/Single/pop10_overlap.pdf",width=10, height = 5, units = "in")


#Pop 11
snp1A6 <- snp1A_all %>% filter(Site==11) %>% mutate(climate="(A) MAT")
snp2A6 <- snp2A_all %>% filter(Site==11) %>% mutate(climate="(B) MAP")
snp5A6 <- snp5A_all %>% filter(Site==11) %>% mutate(climate="(C) CMD")
snpA6_all <- rbind(snp1A6,snp2A6,snp5A6)

#graph
snp1A_hist <- ggplot(snpA6_all,aes(x=Slope,fill=data_type))+
  geom_histogram(position="identity",bins=40,color="black",alpha=0.5)+
  scale_fill_manual(values = c("Observed"="deepskyblue","Random"="hotpink"))+
  scale_y_continuous(name="Count")+
  scale_x_continuous(name="Strength of Selection (S15 Rock Creek)")+
  #,limits = c(-0.01,0.2))+
  theme_classic()
snp1A_hist <- snp1A_hist  + theme(
  axis.text.x = element_text(size=12, face="bold"),
  axis.text.y = element_text(size=12,face="bold"),
  axis.title.x = element_text(color="black", size=14, vjust = 0.5, face="bold"),
  axis.title.y = element_text(color="black", size=14,vjust = 2, face="bold",hjust=0.5))
snp1A_hist <- snp1A_hist + facet_wrap(.~climate)
snp1A_hist
ggsave("Graphs_overlap/Single/pop11_overlap.pdf",width=10, height = 5, units = "in")

#Pop 12
snp1A6 <- snp1A_all %>% filter(Site==12) %>% mutate(climate="(A) MAT")
snp2A6 <- snp2A_all %>% filter(Site==12) %>% mutate(climate="(B) MAP")
snp5A6 <- snp5A_all %>% filter(Site==12) %>% mutate(climate="(C) CMD")
snpA6_all <- rbind(snp1A6,snp2A6,snp5A6)

#graph
snp1A_hist <- ggplot(snpA6_all,aes(x=Slope,fill=data_type))+
  geom_histogram(position="identity",bins=40,color="black",alpha=0.5)+
  scale_fill_manual(values = c("Observed"="deepskyblue","Random"="hotpink"))+
  scale_y_continuous(name="Count")+
  scale_x_continuous(name="Strength of Selection")+
  #,limits = c(-0.01,0.2))+
  theme_classic()
snp1A_hist <- snp1A_hist  + theme(
  axis.text.x = element_text(size=12, face="bold"),
  axis.text.y = element_text(size=12,face="bold"),
  axis.title.x = element_text(color="black", size=14, vjust = 0.5, face="bold"),
  axis.title.y = element_text(color="black", size=14,vjust = 2, face="bold",hjust=0.5))
snp1A_hist <- snp1A_hist + facet_wrap(.~climate)
snp1A_hist
ggsave("Graphs_overlap/Single/pop12_overlap.pdf",width=10, height = 5, units = "in")





###################################################################################
#Not as useful
###################################################################################
## Make Figure 5
snp5A1 <- snp5A_all %>% filter(Site==1) 
snp5A5 <- snp5A_all %>% filter(Site==5)
snp5A8 <- snp5A_all %>% filter(Site==8)
snp5A_158 <- rbind(snp5A1,snp5A5,snp5A8)

#Fig 5
snp5A_158_hist <- ggplot(snp5A_158,aes(x=Slope,fill=data_type))+
  geom_histogram(position="identity",bins=40,color="black",alpha=0.5)+
  scale_fill_manual(values = c("Observed"="deepskyblue","Random"="hotpink"))+
  scale_y_continuous(name="Count")+
  scale_x_continuous(name="Strength of Selection")+
#,limits = c(-0.01,0.2))+
  theme_classic()
snp5A_158_hist <- snp5A_158_hist  + theme(
  axis.text.x = element_text(size=12, face="bold"),
  axis.text.y = element_text(size=12,face="bold"),
  axis.title.x = element_text(color="black", size=14, vjust = 0.5, face="bold"),
  axis.title.y = element_text(color="black", size=14,vjust = 2, face="bold",hjust=0.5))
snp5A_158_hist <- snp5A_158_hist + facet_wrap(.~Site)
snp5A_158_hist
#ggsave("Graphs/snp5A_158.pdf",width=10, height = 5, units = "in")
 

###################################################################################
##Generate non overlaping histograms

#Generate snp1A histogram
snp1A_hist <- ggplot(snp1A_slope, aes(X=Slope))+
  geom_histogram(aes(Slope),bins=40,color="black", fill="skyblue")+
  scale_y_continuous(name="Count")+
  scale_x_continuous(name="Strength of Selection")+
  theme_classic()
snp1A_hist <- snp1A_hist  + theme(
  axis.text.x = element_text(size=12, face="bold"),
  axis.text.y = element_text(size=12,face="bold"),
  axis.title.x = element_text(color="black", size=14, vjust = 0.5, face="bold"),
  axis.title.y = element_text(color="black", size=14,vjust = 2, face="bold",hjust=0.5))
snp1A_hist <- snp1A_hist + facet_wrap(.~Site)
snp1A_hist
#ggsave("Graphs/snp1A_MAT.pdf",width=10, height = 7.5, units = "in")


#Generate snp2A histogram
snp2A_hist <- ggplot(snp2A_slope, aes(X=Slope))+
  geom_histogram(aes(Slope),bins=40,color="black", fill="skyblue")+
  scale_y_continuous(name="Count")+
  scale_x_continuous(name="Strength of Selection")+
  theme_classic()
snp2A_hist <- snp2A_hist  + theme(
  axis.text.x = element_text(size=12, face="bold"),
  axis.text.y = element_text(size=12,face="bold"),
  axis.title.x = element_text(color="black", size=14, vjust = 0.5, face="bold"),
  axis.title.y = element_text(color="black", size=14,vjust = 2, face="bold",hjust=0.5))
snp2A_hist <- snp2A_hist + facet_wrap(.~Site)
snp2A_hist
#ggsave("Graphs/snp2A_MAP.pdf",width=10, height = 7.5, units = "in")

#Generate snp5A histogram
snp5A_hist <- ggplot(snp5A_slope, aes(X=Slope))+
  geom_histogram(aes(Slope),bins=40,color="black", fill="skyblue")+
  scale_y_continuous(name="Count")+
  scale_x_continuous(name="Strength of Selection")+
  theme_classic()
snp5A_hist <- snp5A_hist  + theme(
  axis.text.x = element_text(size=12, face="bold"),
  axis.text.y = element_text(size=12,face="bold"),
  axis.title.x = element_text(color="black", size=14, vjust = 0.5, face="bold"),
  axis.title.y = element_text(color="black", size=14,vjust = 2, face="bold",hjust=0.5))
snp5A_hist <- snp5A_hist + facet_wrap(.~Site)
snp5A_hist
#ggsave("Graphs/snp5A_CMD.pdf",width=10, height = 7.5, units = "in")



###################################################################################
##Generate Random histograms

#Generate snp1A histogram
snp1A_rhist <- ggplot(snp1A_rslope, aes(X=Slope))+
  geom_histogram(aes(Slope),bins=40,color="black", fill="skyblue")+
  scale_y_continuous(name="Count")+
  scale_x_continuous(name="Strength of Selection")+
  theme_classic()
snp1A_rhist <- snp1A_rhist  + theme(
  axis.text.x = element_text(size=12, face="bold"),
  axis.text.y = element_text(size=12,face="bold"),
  axis.title.x = element_text(color="black", size=14, vjust = 0.5, face="bold"),
  axis.title.y = element_text(color="black", size=14,vjust = 2, face="bold",hjust=0.5))
snp1A_rhist <- snp1A_rhist + facet_wrap(.~Site)
snp1A_rhist
#ggsave("Graphs/snp1A_MAT_random.pdf",width=10, height = 7.5, units = "in")


#Generate snp2A histogram
snp2A_rhist <- ggplot(snp2A_rslope, aes(X=Slope))+
  geom_histogram(aes(Slope),bins=40,color="black", fill="skyblue")+
  scale_y_continuous(name="Count")+
  scale_x_continuous(name="Strength of Selection")+
  theme_classic()
snp2A_rhist <- snp2A_rhist  + theme(
  axis.text.x = element_text(size=12, face="bold"),
  axis.text.y = element_text(size=12,face="bold"),
  axis.title.x = element_text(color="black", size=14, vjust = 0.5, face="bold"),
  axis.title.y = element_text(color="black", size=14,vjust = 2, face="bold",hjust=0.5))
snp2A_rhist <- snp2A_rhist + facet_wrap(.~Site)
snp2A_rhist
#ggsave("Graphs/snp2A_MAP_random.pdf",width=10, height = 7.5, units = "in")

#Generate snp5A histogram
snp5A_rhist <- ggplot(snp5A_rslope, aes(X=Slope))+
  geom_histogram(aes(Slope),bins=40,color="black", fill="skyblue")+
  scale_y_continuous(name="Count")+
  scale_x_continuous(name="Strength of Selection")+
  theme_classic()
snp5A_rhist <- snp5A_rhist  + theme(
  axis.text.x = element_text(size=12, face="bold"),
  axis.text.y = element_text(size=12,face="bold"),
  axis.title.x = element_text(color="black", size=14, vjust = 0.5, face="bold"),
  axis.title.y = element_text(color="black", size=14,vjust = 2, face="bold",hjust=0.5))
snp5A_rhist <- snp5A_rhist + facet_wrap(.~Site)
snp5A_rhist
#ggsave("Graphs/snp5A_CMD_random.pdf",width=10, height = 7.5, units = "in")




rand = as.data.frame(rnorm(1000, mean=0, sd=0.1))
rand$data_type="Random"
colnames(rand)=c("Slope", "data_type")
obs = as.data.frame(rnorm(1000, mean=0.2, sd=0.15))
obs$data_type="Observed"
colnames(obs)=c("Slope", "data_type")
dummy.dat <- rbind(rand, obs)

demo_hist <- ggplot(dummy.dat,aes(x=Slope,fill=data_type))+
  geom_histogram(position="identity",bins=40,color="black",alpha=0.7)+
  scale_fill_manual(values = c("Observed"="#440154FF","Random"="#FDE725FF"))+
  scale_y_continuous(name="Count")+
  scale_x_continuous(name="Strength of Selection")+
  theme_classic()
demo_hist <- demo_hist  + theme(
  axis.text.x = element_text(size=12, face="bold"),
  axis.text.y = element_text(size=12,face="bold"),
  axis.title.x = element_text(color="black", size=14, vjust = 0.5, face="bold"),
  axis.title.y = element_text(color="black", size=14,vjust = 2, face="bold",hjust=0.5))
demo_hist
